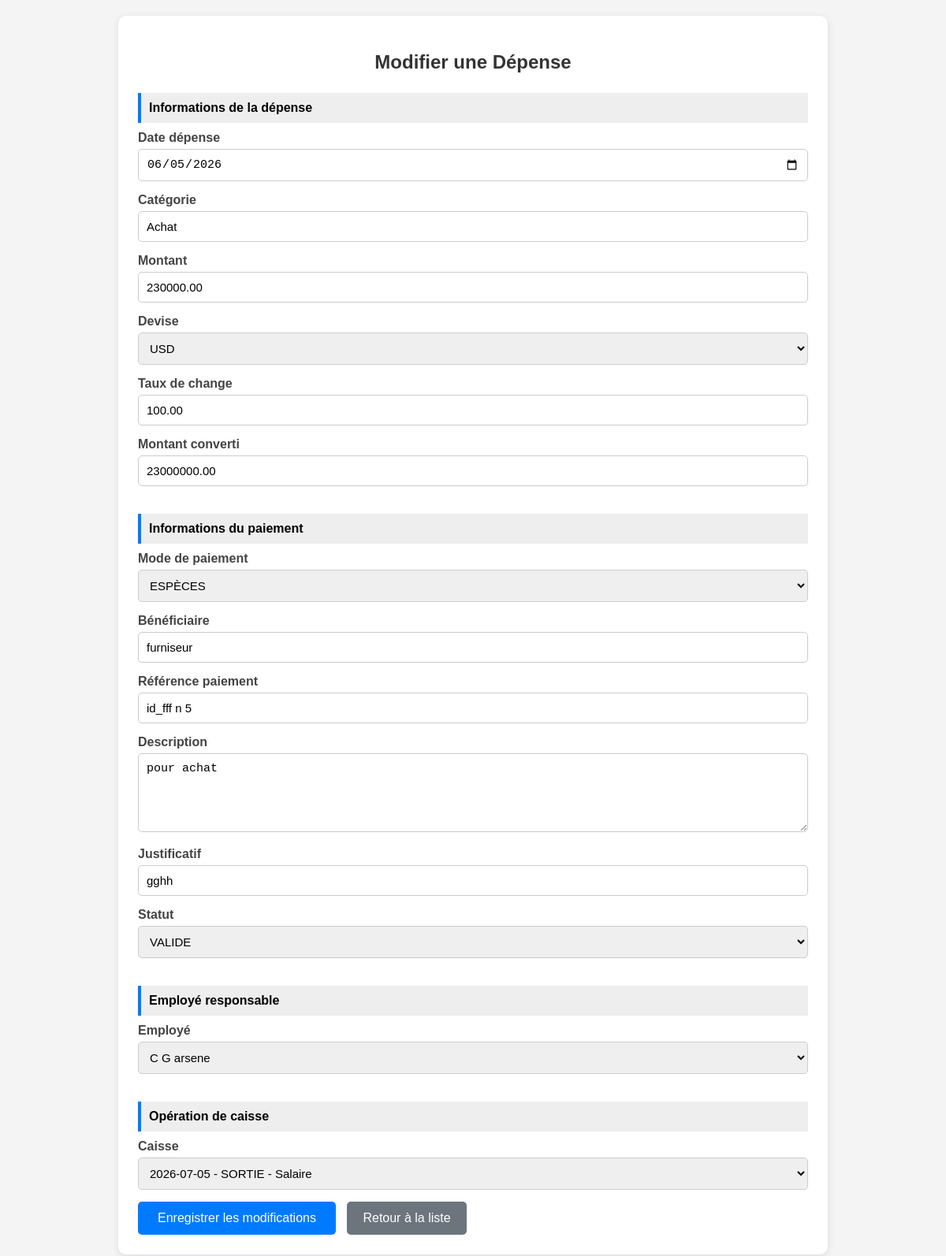
Page /depenses/modifier.php?id=1 on the committed database.
### tables this page shows
CREATE TABLE IF NOT EXISTS `depenses` (
  `id_depense` int(11) NOT NULL AUTO_INCREMENT,
  `date` date DEFAULT NULL,
  `categorie` varchar(50) NOT NULL,
  `montant` decimal(12,2) NOT NULL,
  `devise` enum('USD','CDF') NOT NULL,
  `taux_change` decimal(12,2) DEFAULT '1.00',
  `montant_converti` decimal(12,2) DEFAULT NULL,
  `mode_paiement` enum('ESPECES','MOBILE_MONEY','BANQUE') NOT NULL,
  `beneficiaire` varchar(100) DEFAULT NULL,
  `reference_paiement` varchar(100) DEFAULT NULL,
  `description` text,
  `justificatif` varchar(255) DEFAULT NULL,
  `statut` enum('VALIDE','ANNULE') DEFAULT 'VALIDE',
  `id_employe` int(11) NOT NULL,
  `id` int(11) DEFAULT NULL,
  `date_creation` timestamp NOT NULL DEFAULT CURRENT_TIMESTAMP,
  PRIMARY KEY (`id_depense`),
  KEY `id_employe` (`id_employe`),
  KEY `id_caisse` (`id`)
);

CREATE TABLE IF NOT EXISTS `employe` (
  `id_employe` int(11) NOT NULL AUTO_INCREMENT,
  `date` date DEFAULT NULL,
  `nom` varchar(50) NOT NULL,
  `postnom` varchar(50) DEFAULT NULL,
  `prenom` varchar(50) DEFAULT NULL,
  `fonction` varchar(50) DEFAULT NULL,
  `telephone` varchar(20) DEFAULT NULL,
  `mail` varchar(50) DEFAULT NULL,
  `salaire` decimal(10,2) DEFAULT NULL,
  PRIMARY KEY (`id_employe`)
);

CREATE TABLE IF NOT EXISTS `caisse` (
  `id` int(11) NOT NULL AUTO_INCREMENT,
  `date` date NOT NULL,
  `type_operation` enum('ENTREE','SORTIE') NOT NULL,
  `categorie` varchar(100) DEFAULT NULL,
  `montant` decimal(15,2) NOT NULL,
  `devise` enum('USD','CDF') DEFAULT 'USD',
  `taux_change` decimal(10,2) DEFAULT '1.00',
  `montant_cdf` decimal(15,2) DEFAULT NULL,
  `mode_paiement` varchar(50) DEFAULT NULL,
  `reference_operation` varchar(100) DEFAULT NULL,
  `description` text,
  `id_employe` int(11) DEFAULT NULL,
  `statut` enum('VALIDÉ','EN ATTENTE') DEFAULT 'EN ATTENTE',
  `date_creation` timestamp NOT NULL DEFAULT CURRENT_TIMESTAMP,
  `date_modification` datetime DEFAULT NULL,
  PRIMARY KEY (`id`),
  KEY `idx_date` (`date`),
  KEY `idx_type` (`type_operation`),
  KEY `idx_statut` (`statut`)
);

### depenses/modifier.php (the view, shortened to what this page needs)
<?php
$serveur = "localhost";
$utilisateur = "root";
$motdepasse = "";
$base = "cici";
$conn = mysqli_connect($serveur, $utilisateur, $motdepasse, $base);
mysqli_set_charset($conn, "utf8");
$id = intval($_GET['id']);
$sql = "SELECT * FROM depenses WHERE id = $id";
$resultat = mysqli_query($conn, $sql);
$depense = mysqli_fetch_assoc($resultat);
?>
<!DOCTYPE html>
<html lang="fr">
<head>
</head>
<body>
<div class="container">
<h2>Modifier une Dépense</h2>
<form method="POST">
<div class="section">
    Informations de la dépense
</div>
<label>Date dépense</label>
<input
    type="date"
    name="date"
    value="<?php
        echo htmlspecialchars($depense['date']);
    ?>"
    required
>
<label>Catégorie</label>
<input
    type="text"
    name="categorie"
    value="<?php
        echo htmlspecialchars($depense['categorie']);
    ?>"
    required
>
<label>Montant</label>
<input
    type="number"
    step="0.01"
    name="montant"
    value="<?php
        echo htmlspecialchars($depense['montant']);
    ?>"
    required
>
<label>Devise</label>
<select name="devise" required>
    <option
        value="USD"
        <?php
        if ($depense['devise'] == 'USD')
            echo 'selected';
        ?>
    >
        USD
    </option>
</select>
<label>Taux de change</label>
<input
    type="number"
    step="0.01"
    name="taux_change"
    value="<?php
        echo htmlspecialchars($depense['taux_change']);
    ?>"
>
<label>Montant converti</label>
<input
    type="number"
    step="0.01"
    name="montant_converti"
    value="<?php
        echo htmlspecialchars($depense['montant_converti']);
    ?>"
>
<div class="section">
    Informations du paiement
</div>
<label>Mode de paiement</label>
<select name="mode_paiement" required>
    <option
        value="ESPECES"
        <?php
        if ($depense['mode_paiement'] == 'ESPECES')
            echo 'selected';
        ?>
    >
        ESPÈCES
    </option>
</select>
<label>Bénéficiaire</label>
<input
    type="text"
    name="beneficiaire"
    value="<?php
        echo htmlspecialchars($depense['beneficiaire']);
    ?>"
>
<label>Référence paiement</label>
<input
    type="text"
    name="reference_paiement"
    value="<?php
        echo htmlspecialchars(
            $depense['reference_paiement']
        );
    ?>"
>
<label>Description</label>
<textarea
    name="description"
><?php
echo htmlspecialchars($depense['description']);
?></textarea>
<label>Justificatif</label>
<input
    type="text"
    name="justificatif"
    value="<?php
        echo htmlspecialchars($depense['justificatif']);
    ?>"
>
<label>Statut</label>
<select name="statut">
    <option
        value="VALIDE"
        <?php
        if ($depense['statut'] == 'VALIDE')
            echo 'selected';
        ?>
    >
        VALIDE
    </option>
</select>
<div class="section">
    Employé responsable
</div>
<label>Employé</label>
<select name="id_employe" required>
<?php
$sql_employe = "
    SELECT id_employe, nom, postnom, prenom
    FROM employe
    ORDER BY nom ASC
";
$resultat_employe =
    mysqli_query($conn, $sql_employe);
if ($resultat_employe) {
    while ($employe =
        mysqli_fetch_assoc($resultat_employe)) {
        $nom_complet =
            $employe['nom'] . " " .
            $employe['postnom'] . " " .
            $employe['prenom'];
?>
    <option
        value="<?php
            echo $employe['id_employe'];
        ?>"
        <?php
        if (
            $depense['id_employe']
            == $employe['id_employe']
        ) {
            echo 'selected';
        }
        ?>
    >
        <?php
        echo htmlspecialchars($nom_complet);
        ?>
    </option>
<?php
    }
}
?>
</select>
<div class="section">
    Opération de caisse
</div>
<label>Caisse</label>
<select name="id" required>
<?php
$sql_caisse = "
    SELECT
        id,
        date,
        type_operation,
        categorie
    FROM caisse
    ORDER BY date DESC
";
$resultat_caisse =
    mysqli_query($conn, $sql_caisse);
if ($resultat_caisse) {
    while ($caisse =
        mysqli_fetch_assoc($resultat_caisse)) {
        $description_caisse =
            $caisse['date'] . " - " .
            $caisse['type_operation'] . " - " .
            $caisse['categorie'];
?>
    <option
        value="<?php
            echo $caisse['id'];
        ?>"
        <?php
        if (
            $depense['id']
            == $caisse['id']
        ) {
            echo 'selected';
        }
        ?>
    >
        <?php
        echo htmlspecialchars(
            $description_caisse
        );
        ?>
    </option>
<?php
    }
}
?>
</select>
<button
    type="submit"
    name="modifier"
>
    Enregistrer les modifications
</button>
<a
    href="liste.php"
    class="lien"
>
    Retour à la liste
</a>
</form>
</div>
</body>
</html>

### depenses/modifier.php (style rules this page uses)
* { box-sizing: border-box; }
body { font-family: Arial, sans-serif; background: #f4f4f4; margin: 0; padding: 20px; }
.container { width: 80%; max-width: 900px; margin: auto; background: white; padding: 25px; border-radius: 10px; box-shadow: 0 2px 10px rgba(0,0,0,0.1); }
h2 { text-align: center; color: #333; margin-bottom: 25px; }
label { display: block; font-weight: bold; margin-bottom: 5px; color: #444; }
input, select, textarea { width: 100%; padding: 10px; margin-bottom: 15px; border: 1px solid #ccc; border-radius: 5px; font-size: 15px; }
textarea { height: 100px; resize: vertical; }
button { background: #007bff; color: white; border: none; padding: 12px 25px; border-radius: 5px; cursor: pointer; font-size: 16px; }
.lien { display: inline-block; margin-left: 10px; background: #6c757d; color: white; text-decoration: none; padding: 12px 20px; border-radius: 5px; }
.section { margin-top: 20px; margin-bottom: 10px; padding: 10px; background: #eee; font-weight: bold; border-left: 4px solid #007bff; }

### rows in the picture
depenses: date "06/05/2026", categorie "Achat", montant "230000.00", taux_change "100.00", montant_converti "23000000.00", mode_paiement "ESPÈCES", beneficiaire "furniseur", reference_paiement "id_fff n 5", description "pour achat", justificatif "gghh", id_employe "C G arsene", id "2026-07-05 - SORTIE - Salaire"
